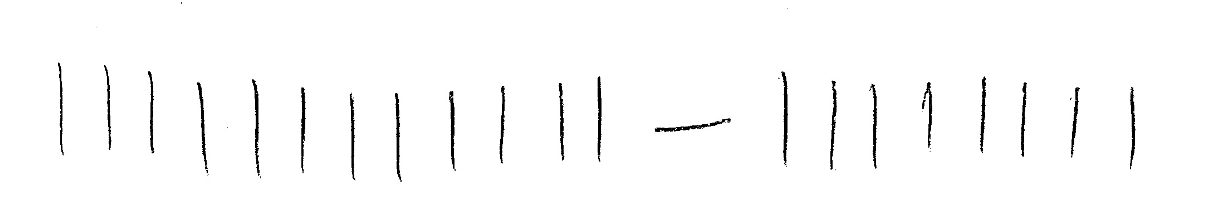
#> input picture Capture.PNG, 1209 x 218 px
$ python test_detection_row.py
#> lines starting #> are read from the running program, lines starting #| are printed output that depends on the picture; after the words box and inside, x2 and y2 are one past the last pixel; in counts of white or black regions, pixels touching at a corner belong together
import cv2

def sort_contours(cnts, method="left-to-right"):
	reverse = False
	i = 0
	if method == "right-to-left" or method == "bottom-to-top":
		reverse = True
	if method == "top-to-bottom" or method == "bottom-to-top":
		i = 1

	boundingBoxes = [cv2.boundingRect(c) for c in cnts]
	(cnts, boundingBoxes) = zip(*sorted(zip(cnts, boundingBoxes),
		key=lambda b:b[1][i], reverse=reverse))

	return (cnts, boundingBoxes)

image = cv2.imread('Capture.PNG')
#> image is the input picture: shape (218, 1209, 3); min 0, max 255, mean 250.3
original = image.copy()
gray = cv2.cvtColor(image, cv2.COLOR_BGR2GRAY)
thresh = cv2.threshold(gray, 0, 255, cv2.THRESH_BINARY_INV + cv2.THRESH_OTSU)[1]
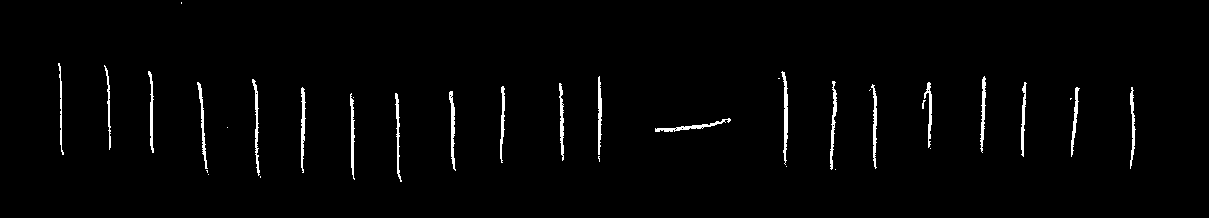
#> thresh: shape (218, 1209); 1.9% white; 35 white regions (14 under 20 px)

ROI_number = 0
cnts = cv2.findContours(thresh, cv2.RETR_LIST,cv2.CHAIN_APPROX_SIMPLE)
#> cnts = 46 contours, 25 with area under 20; largest, box (x1, y1, x2, y2) and area: (781, 71, 788, 165) 212, (449, 91, 456, 171) 181, (301, 87, 306, 173) 176, (655, 118, 731, 132) 172, (830, 81, 837, 170) 169
cnts = cnts[0] if len(cnts) == 2 else cnts[1]
(cnts, boundingBoxes) = sort_contours(cnts)
#> in sort_contours, `boundingBoxes = [cv2.boundingRect(c) for c in cnts]`: boundingBoxes = 46 items, first 6: (260, 176, 1, 2), (208, 174, 1, 1), (206, 170, 2, 3), (835, 169, 1, 1), (786, 166, 1, 1), (598, 156, 2, 6)
#> in sort_contours, `(cnts, boundingBoxes) = zip(*sorted(zip(cnts, boundingBoxes), key=lamb..`: boundingBoxes = 46 items, first 6: (58, 63, 6, 92), (104, 65, 7, 85), (148, 71, 6, 82), (181, 2, 1, 2), (197, 82, 11, 87), (206, 170, 2, 3)

font = cv2.FONT_HERSHEY_SIMPLEX
fontScale = 1
color = (255, 0, 0)
thickness = 2

for c in cnts:
    x, y, w, h = cv2.boundingRect(c)
    if w > 4 and h > 4:
        cv2.rectangle(image, (x, y), (x + w, y + h), (36,255,12), 2)
        cv2.putText(image, str(ROI_number), (x, y), font, fontScale, color, thickness, cv2.LINE_AA, False)
        ROI_number += 1
#> this loop made 46 passes
#> (x, y, w, h) on passes 1, 2, 3, 5, 7, 8, 9, 12, 14, 15, 16, 18: (58, 63, 6, 92), (104, 65, 7, 85), (148, 71, 6, 82), (197, 82, 11, 87), (208, 174, 1, 1), (227, 127, 1, 1), (252, 79, 8, 97), (301, 87, 5, 86), (350, 93, 5, 87), (353, 97, 1, 1), (395, 93, 7, 89), (449, 91, 7, 80)
#> (c, x, y, w, h) on passes 4, 6, 10, 11, 13, 17: ([[181, 2], [181, 3]], 181, 2, 1, 2), ([[206, 170], [207, 171], [207, 172], [207, 170]], 206, 170, 2, 3), ([[255, 93], [256, 92], [257, 93], [256, 94]], 255, 92, 3, 3), ([[260, 176], [260, 177]], 260, 176, 1, 2), ([[302, 140], [303, 139], [304, 140], [303, 141]], 302, 139, 3, 3), ([[449, 95], [450, 94], [451, 95], [450, 96]], 449, 94, 3, 3)
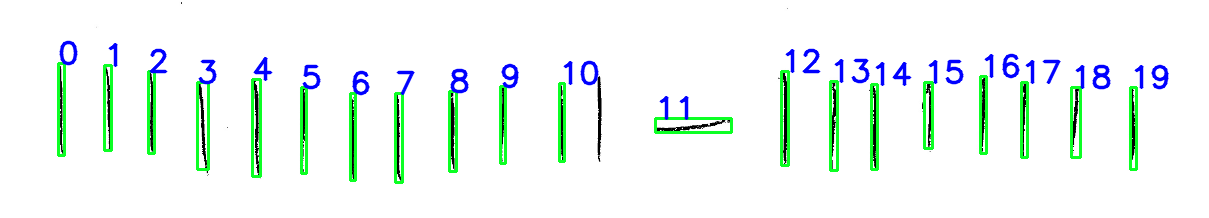
#> image: shape (218, 1209, 3); 6.5% of pixels changed, all inside (x1, y1, x2, y2) = (57, 40, 1169, 184)
#> after the loop, ROI_number = 20

cv2.imwrite('nova_imagem.png', image)
